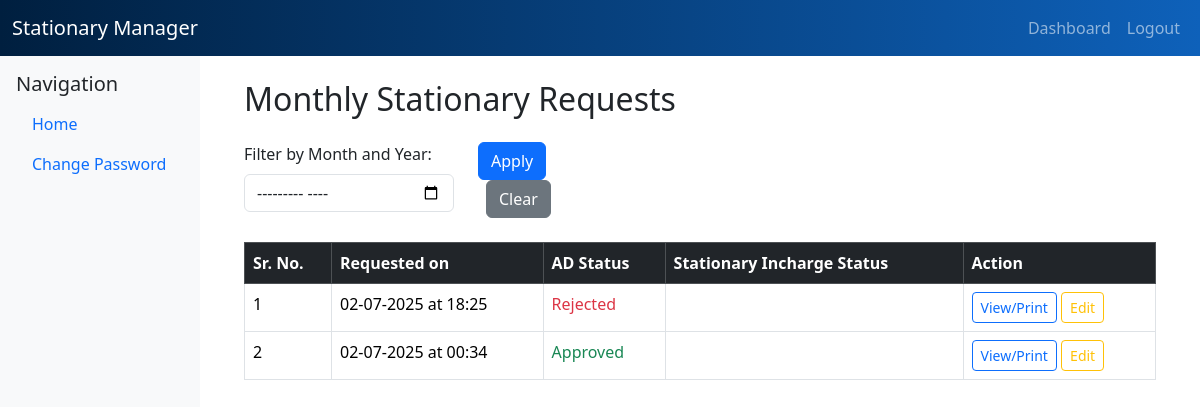
The app's page /admin/monthly-requests-view (signed in) with its own data.
### models.py (models this page shows)
class MonthlyRequest(db.Model):
    id = db.Column(db.Integer , primary_key=True , autoincrement=True)
    user_id = db.Column(db.Integer, db.ForeignKey('user.id'), nullable = False)
    user = db.relationship('User', backref='monthly_requests')
    month = db.Column(db.String(20), nullable=False)
    year = db.Column(db.Integer, nullable=False)
    items = db.Column(JSON)
    date_requested = db.Column(db.DateTime, default=datetime.now)
    ad_status = db.Column(db.String(20), default='Pending')
    department_id = db.Column(db.Integer, db.ForeignKey('department.id'), nullable=False)
    department = db.relationship('Department', foreign_keys=[department_id])

### app.py (the view)
@app.route('/admin/monthly-requests-view')
def admin_monthly_requests_view():
    if 'user_id' not in session or session.get('role') != 'admin':
        return redirect('/login')
    user_id = session['user_id']
    month_year = request.args.get('month_year')
    selected_month_year = month_year
    query = MonthlyRequest.query.filter_by(user_id=user_id)
    if month_year:
        year, month = month_year.split('-')
        query = query.filter(
            func.strftime('%Y', MonthlyRequest.date_requested) == year,
            func.strftime('%m', MonthlyRequest.date_requested) == month
        )
    monthly_requests = query.order_by(MonthlyRequest.date_requested.desc()).all()
    return render_template('admin_monthly_requests.html',requests=monthly_requests, role='admin', selected_month_year=selected_month_year)

### app.py (called while the page is built)
@app.context_processor
def inject_is_ad_or_head():
    user_id =  session.get('user_id')
    is_ad_or_head = False
    if user_id:
        is_ad_or_head = Department.query.filter(
            (Department.head_id == user_id) | (Department.ad_id == user_id)
        ).first() is not None
    return dict(is_ad_or_head=is_ad_or_head)

### templates/admin_monthly_requests.html (shortened to what this page needs)
{% extends 'base.html' %}
{% block body %}
<div class="container mt-5">
    <h2>Monthly Stationary Requests</h2>
    <form method="GET" class="row mt-4">
        <div class="col-md-3">
            <label class="form-label">Filter by Month and Year:</label><br>
            <input type="Month" name="month_year" class="form-control" value="{{ selected_month_year }}">
        </div>
        <div class="col-md-2 align-self-end">
            <button type="submit" class="btn btn-primary">Apply</button>
            <a href="/admin/monthly-requests-view" class="btn btn-secondary ms-2">Clear</a>
        </div>
    </form>
    <table class="table table-bordered mt-4">
        <thead class="table-dark">
            <tr>
                <th>Sr. No.</th>
                <th>Requested on</th>
                <th>AD Status</th>
                <th>Stationary Incharge Status</th>
                <th>Action</th>
            </tr>
        </thead>
        <tbody>
            {% for req in requests %}
            <tr>
                <td>{{ loop.index }}</td>
                <td>{{ req.date_requested.strftime('%d-%m-%Y at %H:%M') }}</td>
                <td>
                    {% if  req.ad_status == 'Approved' %}
                        <span class="text-success">Approved</span>
                    {% elif  req.ad_status == 'Rejected' %}
                        <span class="text-danger">Rejected</span>
                    {% else %}
                        <span class="text-warning">Pending</span>
                    {% endif %}
                </td>
                <td></td>
                <td>
                    <a href="/admin/monthly-request/{{ req.id }}" class="btn btn-sm btn-outline-primary">View/Print</a>
                    <a href="/admin/monthly-request/{{ req.id }}/edit" class="btn btn-sm btn-outline-warning">Edit</a>
                </td>
            </tr>
            {% else %}
            <tr>
                <td colspan="6" class="text-center">No monthly requests found.</td>
            </tr>
            {% endfor %}
        </tbody>
    </table>
</div>
{% endblock %}

### templates/base.html (style rules this page uses)
body { min-height: 100vh; display: flex; flex-direction: column; }

### records on screen
MonthlyRequest: date_requested "02-07-2025 at 18:25", ad_status "Rejected"
MonthlyRequest: date_requested "02-07-2025 at 00:34", ad_status "Approved"
